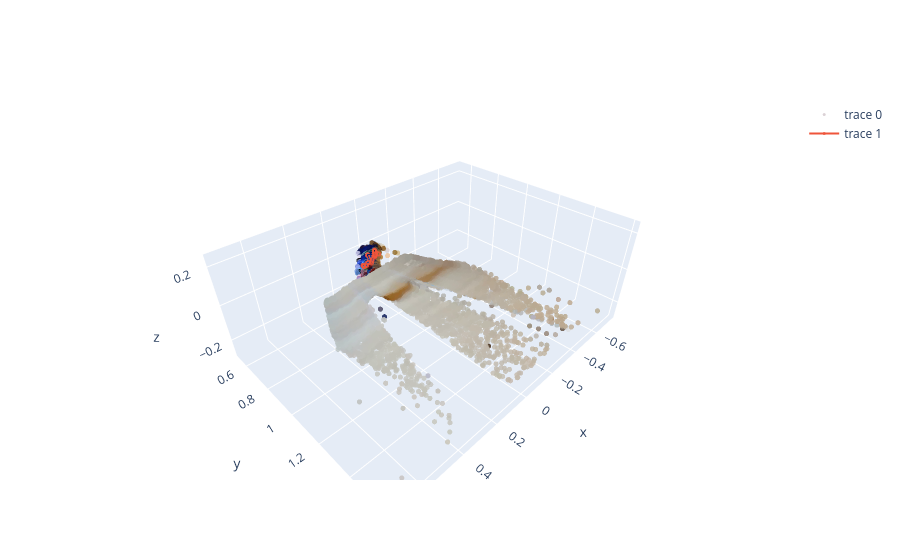

Notebook code for this chart:
### Code cell
axes_pt_seq, traces = draw_pose_axes(all_poses, mesh_centroid[0], T_xy_plane_align, sample_every=sample_every)

fig = plotly_draw_3d_pcd(pcd_wrapper.get_points(), pcd_wrapper.get_colors(), offline=True, additional_point_draw_lines=True, equal_axis=True, addition_points=centroid_traj)

# for trace in traces:
#     fig.add_traces(trace)
print(centroid_traj[0][0])
display(fig)

### Figure 1 — Plotly figure (JSON) as saved in the notebook; plotly's stock layout.template omitted (floating-point values rounded to 4 significant figures; data arrays with more than 128 entries replaced by an {"elided": "..."} marker saying what was removed)
{"data": [{"marker": {"color": {"elided": "10000 str values"}, "opacity": 0.8, "size": 3}, "mode": "markers", "type": "scatter3d", "x": {"elided": "10000 float values"}, "y": {"elided": "10000 float values"}, "z": {"elided": "10000 float values"}}, {"marker": {"opacity": 0.8, "size": 3}, "mode": "lines+markers", "type": "scatter3d", "x": [0.09564, 0.09644, 0.09819, 0.09851, 0.09587, 0.09488, 0.09152, 0.08418, 0.07473, 0.0673, 0.06402, 0.06023, 0.05683, 0.03912, 0.0329, 0.03256, 0.03226, 0.03419, 0.03539, 0.03423, 0.03454, 0.03717, 0.03952, 0.03972, 0.0418, 0.04116, 0.04159, 0.03868, 0.03246, 0.02002, 0.01631, 0.01545, 0.02606, 0.03021, 0.03735, 0.05002], "y": [0.6571, 0.6563, 0.667, 0.6634, 0.656, 0.6549, 0.6645, 0.6718, 0.6603, 0.6646, 0.6708, 0.6545, 0.6509, 0.6773, 0.6743, 0.6757, 0.6826, 0.6851, 0.688, 0.6869, 0.68, 0.6817, 0.6848, 0.6895, 0.6903, 0.6895, 0.6878, 0.6867, 0.6708, 0.6658, 0.6673, 0.6873, 0.6647, 0.6478, 0.6541, 0.6667], "z": [-0.02088, -0.02105, -0.02027, -0.02032, -0.0223, -0.02088, -0.02043, -0.01737, -0.01566, -0.01047, 0.006688, 0.02317, 0.02411, 0.02871, 0.02069, 0.02013, 0.02622, 0.03352, 0.03684, 0.03383, 0.03329, 0.03591, 0.04229, 0.05127, 0.05803, 0.05973, 0.05019, 0.02716, 0.01527, 0.01909, 0.02561, 0.02669, 0.003486, -0.01623, -0.01766, -0.02058]}], "layout": {"scene": {"aspectmode": "data"}}}
